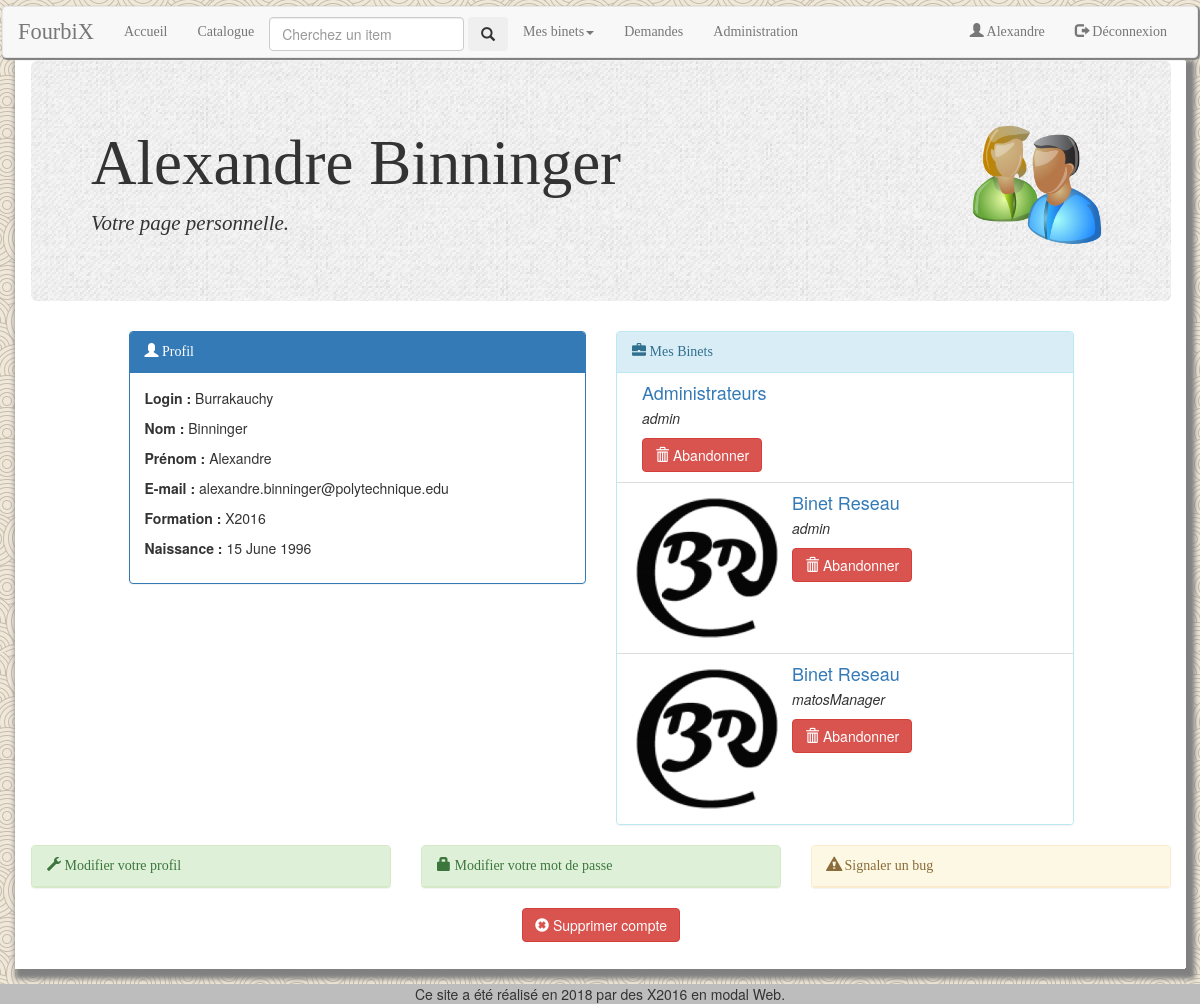
Page /index.php?page=utilisateur (signed in) on the committed database.
### tables this page shows
CREATE TABLE `utilisateurs` (
  `prenom` varchar(64) NOT NULL,
  `nom` varchar(64) NOT NULL,
  `formation` varchar(64) NOT NULL,
  `email` varchar(128) NOT NULL,
  `login` varchar(64) NOT NULL,
  `password` varchar(40) NOT NULL,
  `naissance` date NOT NULL COMMENT 'Pour savoir si la personne est majeure.'
);

CREATE TABLE `membres` (
  `id` int(11) NOT NULL,
  `utilisateur` varchar(64) NOT NULL,
  `binet` varchar(64) NOT NULL,
  `role` varchar(64) NOT NULL
);

CREATE TABLE `binets` (
  `nom` varchar(64) NOT NULL,
  `image` varchar(64) DEFAULT NULL COMMENT 'Adresse de limage'
);

### class/Utilisateur.php (called while the page is built, shortened)
<?php
class Utilisateur {
    public static function getUtilisateur($dbh, $login) {
        $query = "SELECT * FROM `utilisateurs` WHERE `login` = ?;";
        $sth = $dbh->prepare($query);
        $sth->setFetchMode(PDO::FETCH_CLASS, 'Utilisateur');
        $sth->execute(array($login));
        $user = $sth->fetch();
        return $user;
    }
    public static function isAdmin($dbh, $login){
        $query="SELECT `login` FROM `utilisateurs` WHERE `login` IN (SELECT `utilisateur` FROM `membres` WHERE `membres`.`role`='admin' AND `membres`.`binet`='Administrateurs') AND `login`=?;";
        $sth=$dbh->prepare($query);
        $sth->execute(array($login));
        return $sth->rowCount()==1;
    }
}

### class/Binet.php (called while the page is built, shortened)
<?php
class Binet{
    public static function getBinetsByUser($dbh, $login){
        $query = "SELECT id, binet, role, image FROM membres, binets WHERE utilisateur = ? AND membres.binet = binets.nom ORDER BY binet ASC";
        $sth = $dbh->prepare($query);
        $sth->execute(array($login));
        $mesBinets = array();
        while($binet=$sth->fetch()){
            array_push($mesBinets, $binet);
        }
        return $mesBinets;
    }
}

### contents/utilisateur.php (the view, shortened to what this page needs)
<?php
$user = Utilisateur::getUtilisateur($dbh, $_SESSION['login']);
?>
<div class="container">
    <div class="jumbotron">
    	<img src='images/logo/utilisateur-logo.png' alt='utilisateur-logo.png' class='pageLogo'>
        <h1><?php echo $user->prenom . " " . $user->nom ?></h1>
        <p>Votre page personnelle.</p>
    </div>
	<div class="row">
		<div class="col-md-5 col-md-offset-1">
			<div class="panel panel-primary">
				<div class="panel-heading"><span class="glyphicon glyphicon-user"></span> Profil</div>
				<div class="panel-body">
					<p><b>Login :</b> <?php echo htmlspecialchars($user->login); ?></p>
					<p><b>Nom :</b> <?php echo htmlspecialchars($user->nom); ?></p>
					<p><b>Prénom :</b> <?php echo htmlspecialchars($user->prenom); ?></p>
					<p><b>E-mail :</b> <?php echo htmlspecialchars($user->email); ?></p>
					<p><b>Formation :</b> <?php echo htmlspecialchars($user->formation); ?></p>
					<p><b>Naissance :</b> <?php echo date_format(date_create($user->naissance), 'd F Y'); ?></p>
				</div>
			</div>
		</div>
		<div class="col-md-5">
			<div class="panel panel-info">
				<div class="panel-heading"><span class="glyphicon glyphicon-briefcase"></span> Mes Binets</div>
				<ul class="list-group">
				<?php
					$mesBinets = Binet::getBinetsByUser($dbh, $user->login);
					foreach ($mesBinets as $binet) {
						if($binet['binet'] != 'Administrateurs')
							$page = 'index.php?page=binet&pageBinet=' . htmlspecialchars($binet['binet']);
						else
							$page = 'index.php?page=administration';
						echo "<li class='list-group-item'><div class='media'>";
						echo "<div class='media-left media-top'><a href='" . $page . "'><img src='images/binets/" . htmlspecialchars($binet['image']) . "' alt='" . htmlspecialchars($binet['image']) . "' class='image-binet-catalogue' /></a></div>";
						echo "<div class='media-body'><h4 class='media-heading'><a href='" . $page . "'>" . htmlspecialchars($binet['binet']) . "</a></h4><p style='font-style: italic'>" . htmlspecialchars($binet['role']) . "</p>";
						echo "<form method='post' action='index.php?page=utilisateur'><button type='submit' class='btn btn-danger' name='abandonnerBinet' value='" . htmlspecialchars($binet['id']) . "' onclick='return confirm(\"Voulez-vous quitter le binet ce binet ?\")'><span class='glyphicon glyphicon-trash'></span> Abandonner</button></form>";
						echo "</div>";
						echo "</div></li>";
					}
				?>
				</ul>
			</div>
		</div>
	</div>
	<div class="row">
		<div class="col-md-4">
			<div class="panel panel-success">
				<div class="panel-heading isClickable" data-toggle="collapse" data-target="#update-form">
					<span class="glyphicon glyphicon-wrench"></span> Modifier votre profil
				</div>
			</div>
		</div>
		<div class="col-md-4">
			<div class="panel panel-success">
				<div class="panel-heading isClickable" data-toggle="collapse" data-target="#mdp-form">
					<span class="glyphicon glyphicon-lock"></span> Modifier votre mot de passe
				</div>
			</div>
		</div>
		<div class="col-md-4">
			<div class="panel panel-warning">
				<div class="panel-heading isClickable" data-toggle="collapse" data-target="#bug-form">
					<span class="glyphicon glyphicon-alert"></span> Signaler un bug
				</div>
			</div>
		</div>
	</div>
	<div class="row">
		<div class="col-md-2 col-md-offset-5" style="text-align:center">
			<form method='post' action='index.php?page=utilisateur'>
				<button type='submit' class='btn btn-danger' name='suprimmerCompte' value='true' onclick='return confirm("Voulez-vous supprimer votre compte ?")';><span class='glyphicon glyphicon-remove-sign'></span> Supprimer compte</button>
			</form>
		</div>
		<br/><br/><br/>
	</div>
</div>

### forms/utils.php (shortened to what this page needs)
<?php
function generateHTMLHeader($titre, $linkCSS) {
    echo <<<CHAINE_DE_FIN
<!DOCTYPE html>
<html>
   <head>
        <meta charset="UTF-8"/>
        <meta name="viewport" content="width=device-width, initial-scale=1">
        <link href="bootstrap/css/bootstrap.css" rel="stylesheet">
        <link rel="stylesheet" type="text/css" href="$linkCSS">
        <link rel="icon" type="image/x-icon" href="images/logo/favicon.ico" />
        <link rel="icon" type="image/png" href="images/logo/favicon.png" />
        <script type="text/javascript" src="js/jquery-1.11.0.min.js"></script>
        <script type="text/javascript" src="js/code.js"></script>
        <script type="text/javascript" src="js/sorttable.js"></script>
        <script type="text/javascript" src="bootstrap/js/bootstrap.js"></script>
        <script type="text/javascript" src="bootstrap/js/jquery.js"></script>
        <script type="text/javascript" src="bootstrap/js/npm.js"></script>
        <title>$titre</title>
    </head>
        <body>
            <div class='upperNavBar'>
            </div>
CHAINE_DE_FIN;
}
function generateHTMLFooter(){
    echo <<< CHAINE_DE_FIN
    </body>
    <footer class="page-footer font-small pt-4 mt-4">
        <div class="footer-copyright py-3 text-center">
            Ce site a été réalisé en 2018 par des X2016 en modal Web.
        </div>
    </footer>
</html>
CHAINE_DE_FIN;
}
function generateNavBar($dbh, $isLogged){
    if (!$isLogged){
        echo <<< CHAINE_DE_FIN
    <nav class="navbar navbar-default" role="navigation" style="margin:2px">
        <div class="container-fluid">
            <div class="navbar-header">
                <button type="button" class="navbar-toggle collapsed" data-toggle="collapse" data-target="#navbar" aria-expanded="false">
                    <span class="sr-only">Toggle navitagion</span>
                    <span class="icon-bar"></span>
                    <span class="icon-bar"></span>
                    <span class="icon-bar"></span>
                </button>
                <a class="navbar-brand titreSite" href="index.php">FourbiX</a>
            </div>
            <div class="navbar-collapse collapse" id="navbar">
                <ul class="nav navbar-nav">
                    <li><a href="index.php?page=accueil">Accueil</a></li>
                    <li style=margin-top:10px>
                </ul>
                <ul class="nav navbar-nav navbar-right">
                    <li><a href="index.php?page=inscription"><span class="glyphicon glyphicon-user"></span> S'inscrire</a></li>
                    <li><a href="index.php?page=accueil"><span class="glyphicon glyphicon-log-in"></span> Connexion</a></li>
                </ul>
            </div>
        </div>
    </nav>
CHAINE_DE_FIN;
    } else{
        $login= htmlspecialchars($_SESSION["login"]);
        $isAdmin= Utilisateur::isAdmin($dbh, $login);
            echo <<< CHAINE_DE_FIN
    <nav class="navbar navbar-default" role="navigation" style="margin:2px">
        <div class="container-fluid">
            <div class="navbar-header">
                <button type="button" class="navbar-toggle collapsed" data-toggle="collapse" data-target="#navbar" aria-expanded="false">
                    <span class="sr-only">Toggle navitagion</span>
                    <span class="icon-bar"></span>
                    <span class="icon-bar"></span>
                    <span class="icon-bar"></span>
                </button>
                <a class="navbar-brand titreSite" href="index.php">FourbiX</a>
            </div>
            <div class="navbar-collapse collapse" id="navbar">
                <ul class="nav navbar-nav navbar-left">
                    <li><a href="index.php?page=accueil">Accueil</a></li>
                    <li><a href="index.php?page=catalogue">Catalogue</a></li>
                    <li style=margin-top:10px>
                    <form class="form-inline" method="get" action="index.php">
                        <input class="form-control mr-sm-2" type="search" name="search" placeholder="Cherchez un item" aria-label="Search">
                        <button class="btn btn-outline-success my-2 my-sm-0" type="submit" value="search" name="page"><span class="glyphicon glyphicon-search"></span></button>
                    </form></li>
                    <li class='dropdown'><a href="#" class="dropdown-toggle" data-toggle="dropdown" role="button" aria-haspopup="true" aria-expanded="false">Mes binets<span class="caret"></span></a>
                        <ul class="dropdown-menu">
CHAINE_DE_FIN;
            echo <<< CHAINE_DE_FIN
                        </ul>
                    </li>
                    <li><a href="index.php?page=demandes">Demandes</a></li>
CHAINE_DE_FIN;
            if ($isAdmin){
                echo <<< CHAINE_DE_FIN
                    <li><a href="index.php?page=administration">Administration</a></li>
CHAINE_DE_FIN;
            }
            $prenom = Utilisateur::getUtilisateur($dbh, $login)->prenom;
            echo <<< CHAINE_DE_FIN
                </ul>
                <ul class="nav navbar-nav navbar-right">
                    <li><a href="index.php?page=utilisateur"><span class="glyphicon glyphicon-user"></span> $prenom</a></li>
                    <li><a href="index.php?todo=logout&page=accueil"><span class="glyphicon glyphicon-log-out"></span> Déconnexion</a></li>
                </ul>
            </div>
        </div>
    </nav>
CHAINE_DE_FIN;
    }
}
?>

### css/style.css (style rules this page uses)
body { background: url('../images/logo/background/background-marron.png') repeat fixed; }
.navbar { box-shadow: 1px 1px 1px 1px grey; }
.navbar li a { font-family:fantasy, serif; }
footer { margin-top:15px; bottom:2px; width:100%; }
.container { background-color:white; }
.jumbotron { background: url('../images/logo/jumbotron-background.jpg') repeat fixed; }
.jumbotron h1 { font-family: "Jazz LET", serif; }
.jumbotron p { font-family: "Marker Felt", serif; font-style:italic; }
.image-binet-catalogue { max-height:150px; max-width:150px; }
.pageLogo { float:right; max-height:150px; max-width:150px; }
.titreSite { text-align:center; font-family: 'progress','Jazz LET', Impact, fantsy, serif; font-size:1.6em; }
.panel-heading { font-family: fantasy, serif; }
footer { background-color: #bdbdbd; }

### rows in the picture
utilisateurs: prenom "Alexandre", nom "Binninger", login "Burrakauchy", email "alexandre.binninger@polytechnique.edu", formation "X2016", naissance "15 June 1996"
membres: binet "Administrateurs", role "admin", $binet['id'] 1 (drawn)
membres: binet.image (picture), binet "Binet Reseau", role "admin", $binet['id'] 5 (drawn)
membres: binet.image (picture), binet "Binet Reseau", role "matosManager", $binet['id'] 8 (drawn)
